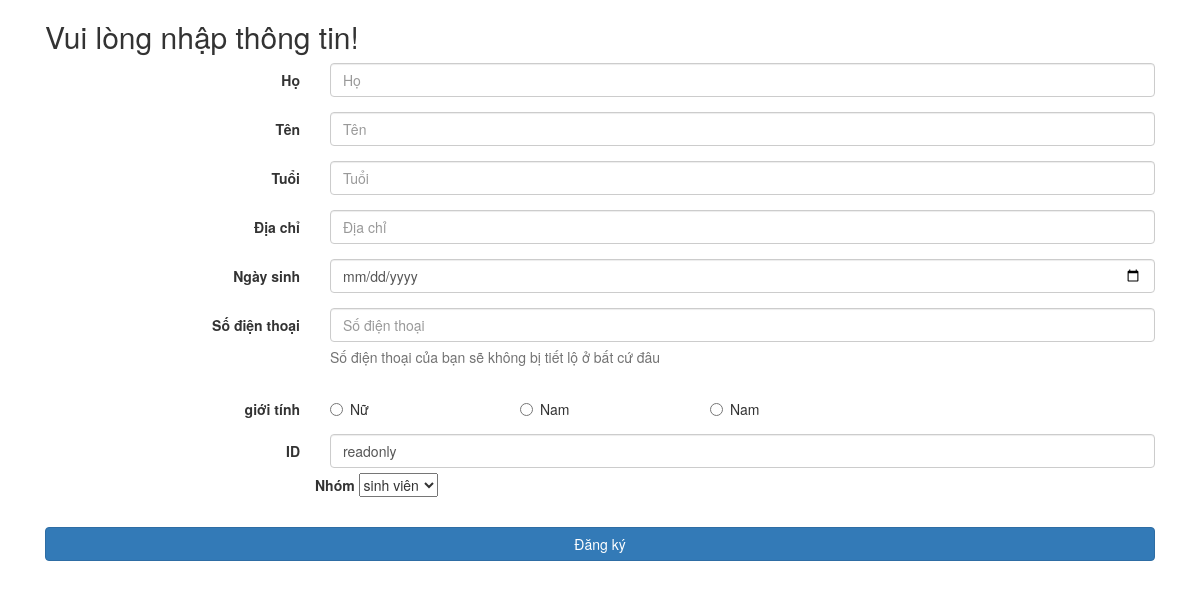
/register/create_infor.php?accout=phamthokd1@gmail.com, run on an earlier commit of the app's database.
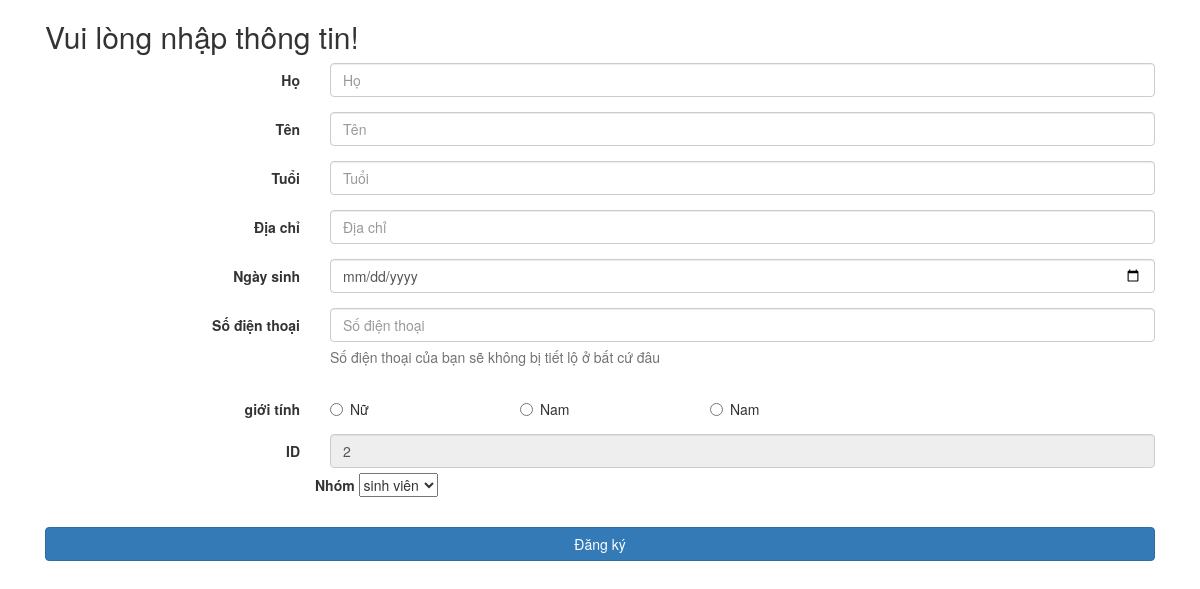
And on a later commit of the database.
### tables this page shows
CREATE TABLE `users` (
  `userid` int(6) UNSIGNED NOT NULL,
  `email` varchar(60) NOT NULL,
  `password` char(60) NOT NULL,
  `registration_date` datetime NOT NULL DEFAULT current_timestamp(),
  `user_level` tinyint(10) NOT NULL DEFAULT 0,
  `status` tinyint(1) NOT NULL DEFAULT 0,
  `code` tinyint(4) NOT NULL
);

### register/create_infor.php (the view, shortened to what the changed rows need)
<!DOCTYPE html>
<html lang="en">
<head>
    <link href="https://cdn.jsdelivr.net/npm/bootstrap@5.0.2/dist/css/bootstrap.min.css" rel="stylesheet">
    <link rel="stylesheet" href="https://cdnjs.cloudflare.com/ajax/libs/font-awesome/5.15.4/css/all.min.css" />
</head>
<body>
    <link href="//maxcdn.bootstrapcdn.com/bootstrap/4.0.0/css/bootstrap.min.css" rel="stylesheet" id="bootstrap-css">
<link href="//netdna.bootstrapcdn.com/bootstrap/3.2.0/css/bootstrap.min.css" rel="stylesheet" id="bootstrap-css">
<div class="container">
        <form class="form-horizontal" role="form" action="process_infor.php" method="post">
            <h2>Vui lòng nhập thông tin!</h2>
            <div class="form-group">
                <div class="col-sm-9">
                    <input type="text" id="userid" name="userid" class="form-control" value=
                    <?php if (isset($_GET['accout'])) {
                        $email = $_GET['accout'];
                        require("../config/db.php");
                        $sql = "SELECT * FROM `users` WHERE `email` LIKE '$email'";
                        $result = mysqli_query($conn,$sql);
                        if(mysqli_num_rows($result)>0){
                            while($row = mysqli_fetch_assoc($result)){
                                $ID = $row['userid'];
                                echo ''.$ID.'';
                                }
                        }
                        }
                        ?>
         readonly>
        <div class="form-group">
                <label for="group" class="control-label">Nhóm</label>
                <select name="group" id="group">
                </select>
        </div>
                </div>
            </div>
        </form>
    </div>
</body>
</html>

What changed in the data, as far as the page shows it:
added users: userid "2"
Also different on the page:
form field userid: "readonly" → (not shown)
